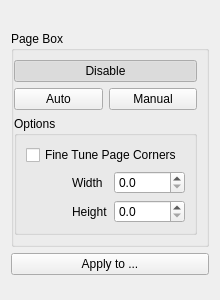
<?xml version="1.0" encoding="UTF-8"?>
<ui version="4.0">
 <class>page_box::OptionsWidget</class>
 <widget class="QWidget" name="page_box::OptionsWidget">
  <property name="geometry">
   <rect>
    <x>0</x>
    <y>0</y>
    <width>220</width>
    <height>300</height>
   </rect>
  </property>
  <layout class="QVBoxLayout" name="verticalLayout">
   <item>
    <widget class="QLabel" name="selectionIndicatorLabel">
     <property name="styleSheet">
      <string>font-weight: 500; color: #666;</string>
     </property>
     <property name="text">
      <string/>
     </property>
     <property name="alignment">
      <set>Qt::AlignCenter</set>
     </property>
    </widget>
   </item>
   <item>
    <widget class="QGroupBox" name="pageBoxGroup">
     <property name="title">
      <string>Page Box</string>
     </property>
     <layout class="QGridLayout" name="gridLayout">
      <property name="leftMargin">
       <number>0</number>
      </property>
      <item row="0" column="0" colspan="2">
       <widget class="QPushButton" name="pageDetectDisableBtn">
        <property name="text">
         <string>Disable</string>
        </property>
        <property name="checkable">
         <bool>true</bool>
        </property>
        <property name="checked">
         <bool>true</bool>
        </property>
        <property name="autoExclusive">
         <bool>true</bool>
        </property>
       </widget>
      </item>
      <item row="1" column="0">
       <widget class="QPushButton" name="pageDetectAutoBtn">
        <property name="text">
         <string>Auto</string>
        </property>
        <property name="checkable">
         <bool>true</bool>
        </property>
        <property name="autoExclusive">
         <bool>true</bool>
        </property>
       </widget>
      </item>
      <item row="1" column="1">
       <widget class="QPushButton" name="pageDetectManualBtn">
        <property name="text">
         <string>Manual</string>
        </property>
        <property name="checkable">
         <bool>true</bool>
        </property>
        <property name="autoExclusive">
         <bool>true</bool>
        </property>
       </widget>
      </item>
      <item row="2" column="0" colspan="2">
       <widget class="QGroupBox" name="pageDetectOptions">
        <property name="title">
         <string>Options</string>
        </property>
        <layout class="QVBoxLayout" name="optionsLayout">
         <item>
          <widget class="QCheckBox" name="fineTuneBtn">
           <property name="toolTip">
            <string>Shift with corners while they are in black.</string>
           </property>
           <property name="text">
            <string>Fine Tune Page Corners</string>
           </property>
          </widget>
         </item>
         <item>
          <widget class="QWidget" name="dimensionsWidget" native="true">
           <layout class="QHBoxLayout" name="dimLayout">
            <property name="leftMargin"><number>0</number></property>
            <property name="topMargin"><number>0</number></property>
            <property name="rightMargin"><number>0</number></property>
            <property name="bottomMargin"><number>0</number></property>
            <item>
             <spacer name="dimSpacer">
              <property name="orientation"><enum>Qt::Horizontal</enum></property>
              <property name="sizeHint" stdset="0">
               <size><width>1</width><height>1</height></size>
              </property>
             </spacer>
            </item>
            <item>
             <layout class="QGridLayout" name="dimGrid">
              <item row="0" column="0">
               <widget class="QLabel" name="widthLabel">
                <property name="text"><string>Width</string></property>
               </widget>
              </item>
              <item row="1" column="0">
               <widget class="QLabel" name="heightLabel">
                <property name="text"><string>Height</string></property>
               </widget>
              </item>
              <item row="0" column="1">
               <widget class="QDoubleSpinBox" name="widthSpinBox">
                <property name="decimals"><number>1</number></property>
                <property name="minimum"><double>0.000000000000000</double></property>
                <property name="maximum"><double>99999.000000000000000</double></property>
               </widget>
              </item>
              <item row="1" column="1">
               <widget class="QDoubleSpinBox" name="heightSpinBox">
                <property name="decimals"><number>1</number></property>
                <property name="minimum"><double>0.000000000000000</double></property>
                <property name="maximum"><double>99999.000000000000000</double></property>
               </widget>
              </item>
             </layout>
            </item>
           </layout>
          </widget>
         </item>
        </layout>
       </widget>
      </item>
     </layout>
    </widget>
   </item>
   <item>
    <widget class="QPushButton" name="applyToBtn">
     <property name="text">
      <string>Apply to ...</string>
     </property>
    </widget>
   </item>
   <item>
    <spacer name="verticalSpacer">
     <property name="orientation">
      <enum>Qt::Vertical</enum>
     </property>
     <property name="sizeHint" stdset="0">
      <size>
       <width>20</width>
       <height>40</height>
      </size>
     </property>
    </spacer>
   </item>
  </layout>
 </widget>
 <resources/>
 <connections/>
</ui>
